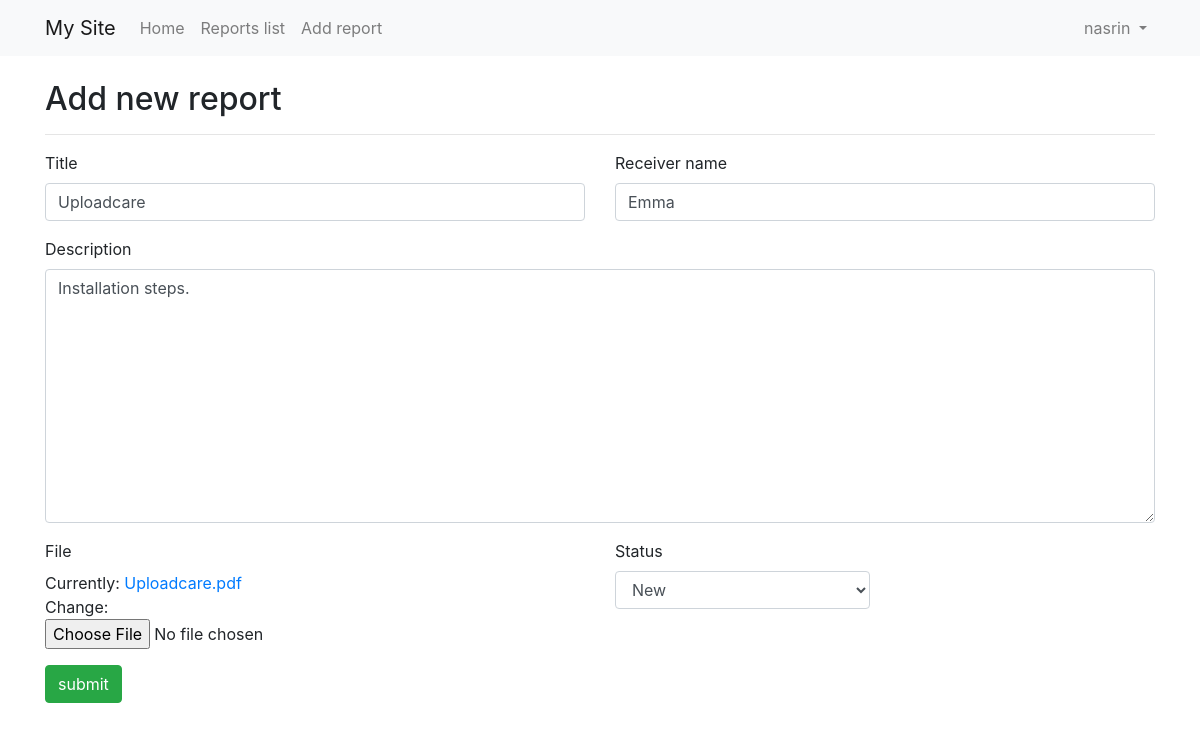
Screenshot of /list/50/ (signed in) with the database file from the repository.
### core/models.py (models this page shows, shortened)
class internship_report(models.Model):
    title = models.CharField(max_length = 200)
    receiver_name = models.CharField(max_length = 200)
    description = models.TextField()
    file = models.FileField(null=True)
    created_at = models.DateTimeField(default=timezone.now)
    updated_at = models.DateTimeField(auto_now=True)
    status = models.CharField(max_length=9, choices=s_CHOICES, default='New')

### core/views.py (the view, shortened to what this page needs)
# urls.py: path('list/<int:pk>/', views.update_report, name='update_report'),
@login_required
def update_report(request, pk):
    if request.method == "GET":
        report = internship_report.objects.get(pk=pk)
        form = reportTable(instance=report)
        return render(request, 'secret_page.html', {
        'form': form})

### core/forms.py
class reportTable(forms.ModelForm):
    class Meta:
        model = internship_report
        template_name = "django_tables2/bootstrap.html"
        fields = ("title",
        "receiver_name",
        "description",
        "file", "status")

### templates/secret_page.html
{% extends 'base.html' %}
{% load crispy_forms_tags %}
{% block content %}
<h2>Add new report</h2>
<hr>
  <form method="post" enctype="multipart/form-data">{% csrf_token %}
    <div class="row">
      <div class="col-md-6 mb-0">
        {{ form.title|as_crispy_field }}
        </div>
        <div class="col-md-6 mb-0">
          {{ form.receiver_name|as_crispy_field }}
          </div>
            <div class="col-md-12 mb-0">
              {{ form.description|as_crispy_field }}
              </div>
              <div class="col-md-6 mb-0">
                {{ form.file|as_crispy_field }}
                </div>
                <div class="col-md-3 mb-0">
                  {{ form.status|as_crispy_field }}
                  </div>
      </div>
    <button class="btn btn-success">submit</button>
  </form>
{% endblock %}

### templates/base.html (shortened to what this page needs)
<!doctype html>
<html lang="en">
  <head>
    <link rel="stylesheet" href="https://stackpath.bootstrapcdn.com/bootstrap/4.4.1/css/bootstrap.min.css">
  </head>
  <body>
    <nav class="navbar navbar-expand-lg navbar-light bg-light mb-4">
      <div class="container">
  <a class="navbar-brand" href="{% url 'home' %}">My Site</a>
  <div class="collapse navbar-collapse" id="navbarSupportedContent">
    <ul class="navbar-nav mr-auto">
      <li class="nav-item">
        <a class="nav-link" href="{% url 'home' %}">Home</a>
      </li>
      <li class="nav-item">
        <a class="nav-link" href="{% url 'list' %}">Reports list</a>
      </li>
      {% if user.is_authenticated %}
      <li class="nav-item">
        <a class="nav-link" href="{% url 'secret' %}">Add report</a>
      </li>
      {% endif %}
    </ul>
    {% if user.is_authenticated  %}
    <ul class="navbar-nav">
      <li class="nav-item dropdown">
        <a class="nav-link dropdown-toggle" href="#" id="navbarDropdown" role="button" data-toggle="dropdown" aria-haspopup="true" aria-expanded="false">
          {{ user.username }}
        </a>
      </li>
    </ul>
    {% else %}
    <form class="form-inline my-2 my-lg-0">
      <a href="{% url 'login' %}" class="btn btn-outline-secondary">Log in</a>
      <a href="{% url 'signup' %}" class="btn btn-primary ml-2">Sign up</a>
    </form>
    {% endif %}
  </div>
</nav>
    <div class="container">
    {% block content %}
    {% endblock %}
      </div>
  </body>
</html>

### rows the page displays
internship_report: title "Uploadcare", receiver_name "Emma", description "Installation steps.", status "New"

### other values shown
{{ user.username }} "nasrin"
